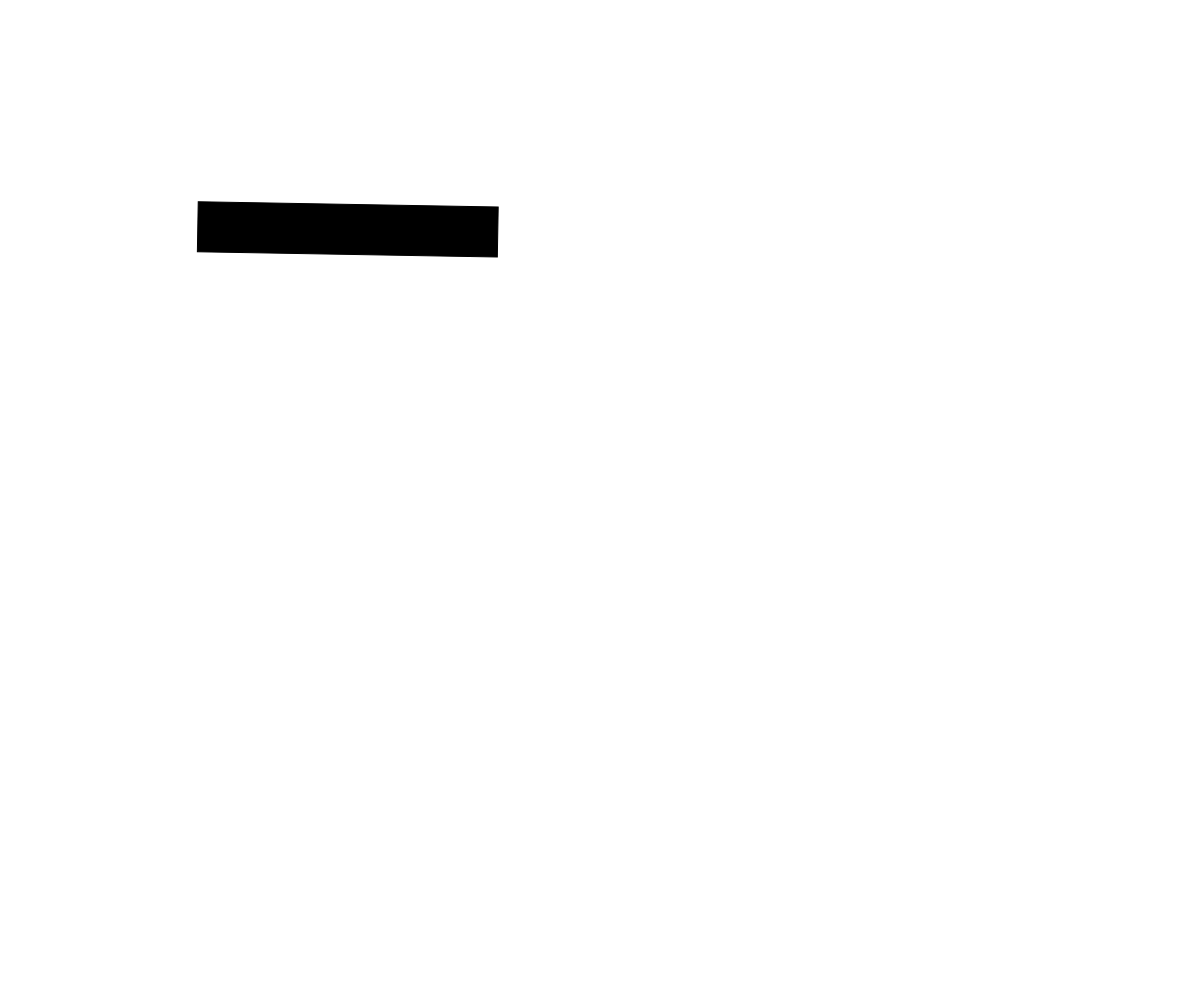
Frame 1 (no input)
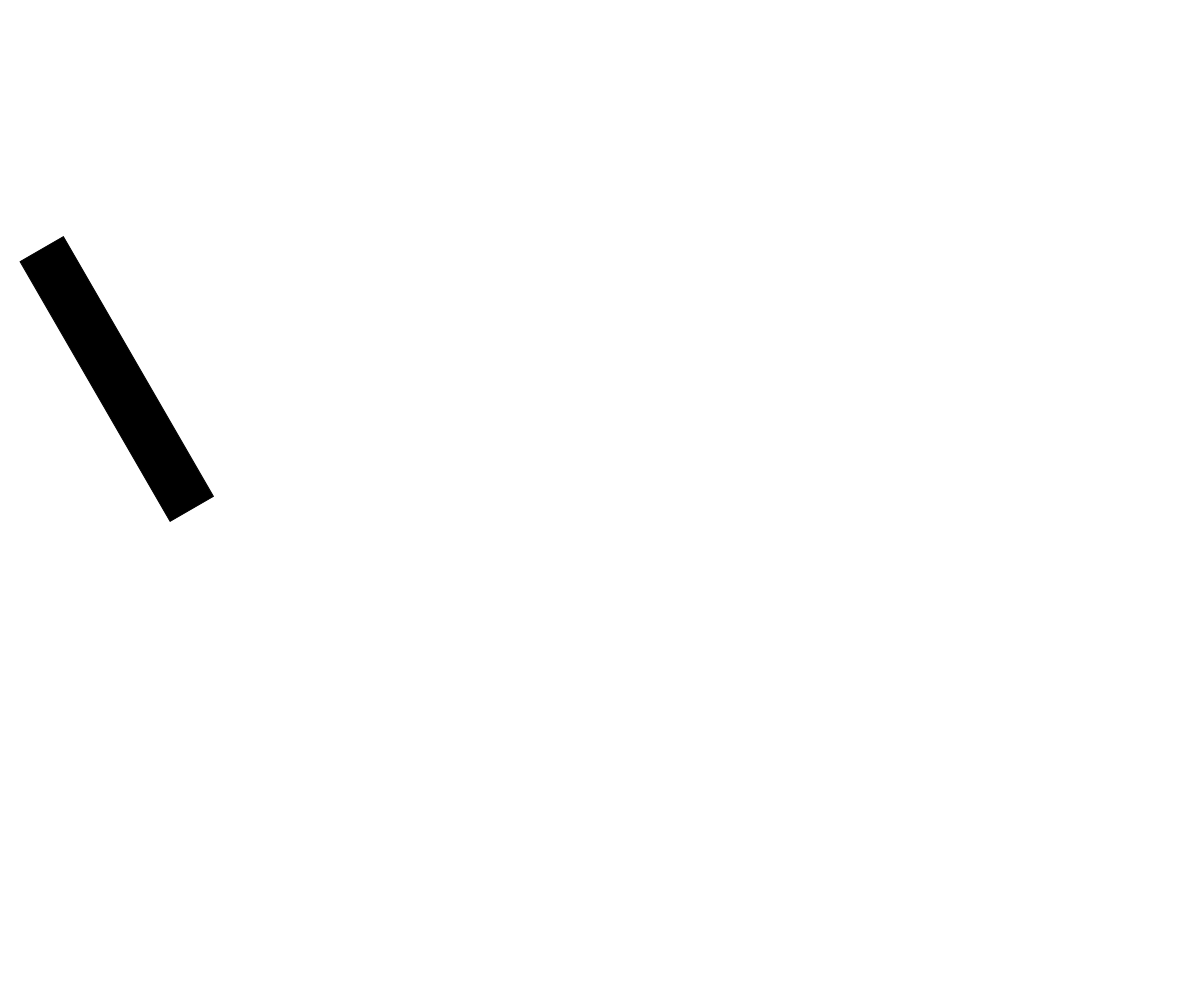
Frame 60 (no input)
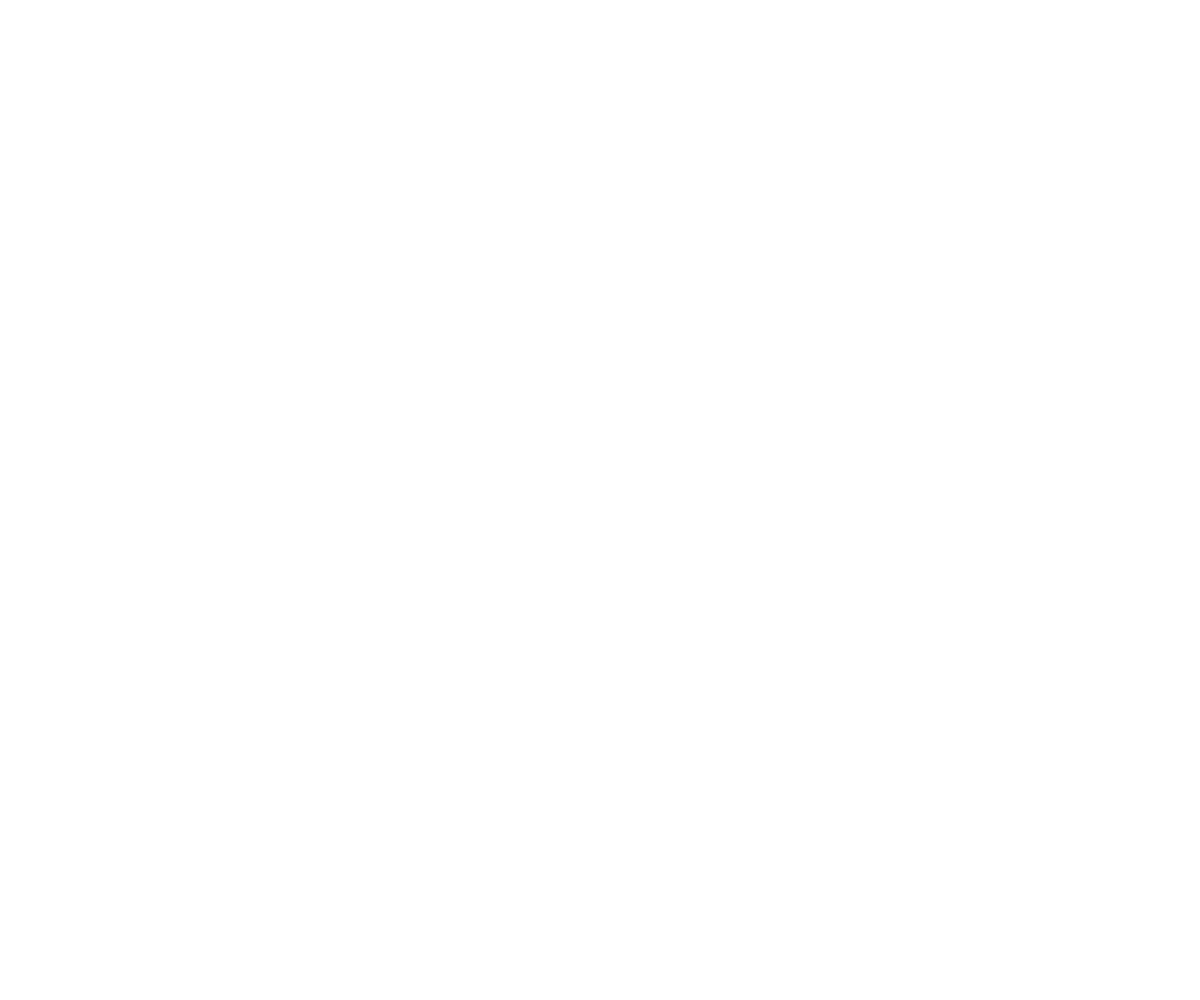
Frame 120 (the mouse pressed at the canvas centre since frame 60)

The p5.js sketch that drew these frames (run headless with seeded random() and noise() and a simulated clock; from frame 60 on, the mouse is pressed at the canvas centre):

// p5.js sketch
// ── sketch.js
// p5js template project - replace with project title
// Dan Schellenberg - replace with your name
// Feb 2, 2018 - replace with the date


function setup() {
  createCanvas(windowWidth, windowHeight);
}

function draw() {
  background(255);

  angleMode(DEGREES);
  translate(100,100);
  rotate(frameCount);

  fill(0);
  rect(100,100,300,50);

}
